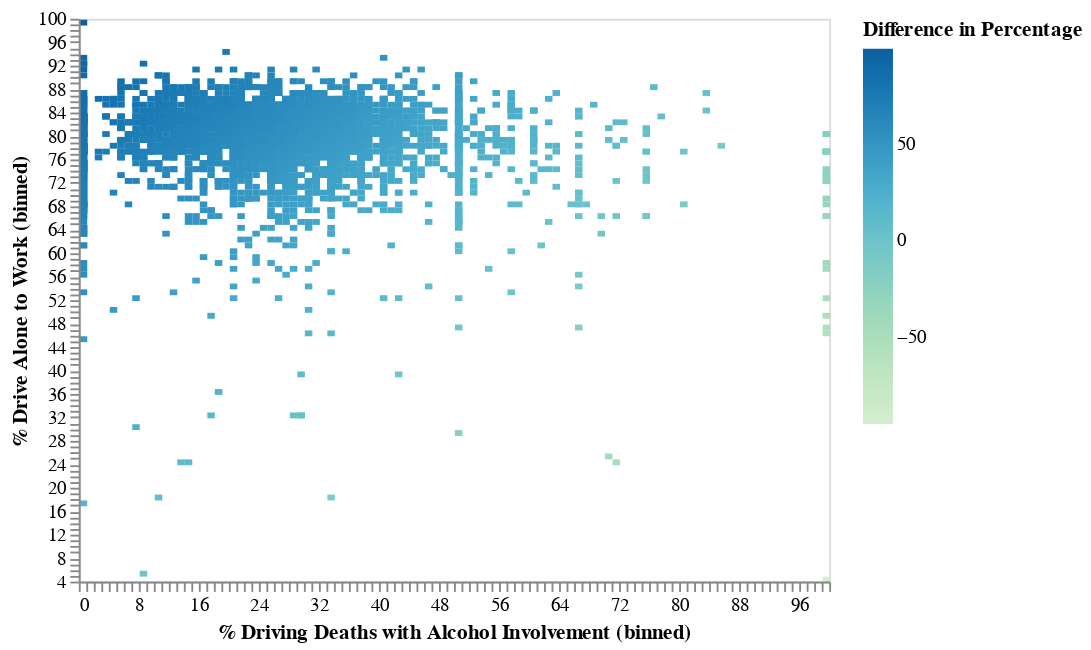

The notebook cell saved with this chart:
### Code cell
compressed_data['Difference in Percentage'] = compressed_data['% Drive Alone to Work'] - compressed_data['% Driving Deaths with Alcohol Involvement']

n = alt.Chart(compressed_data).mark_rect().encode(
    alt.X('% Driving Deaths with Alcohol Involvement:Q', bin=alt.Bin(maxbins=160)),
    alt.Y('% Drive Alone to Work:Q', bin=alt.Bin(maxbins=160)),
    alt.Color('Difference in Percentage:Q', scale=alt.Scale(scheme='greenblue'))
)
n

### Figure 1 — Vega-Lite specification as saved in the notebook (floating-point values rounded to 4 significant figures; data arrays with more than 128 entries replaced by an {"elided": "..."} marker saying what was removed)
{"config": {"view": {"continuousWidth": 400, "continuousHeight": 300}}, "data": {"name": "data-5db599988cf1ab44f48e51a285233dec"}, "mark": "rect", "encoding": {"color": {"field": "Difference in Percentage", "scale": {"scheme": "greenblue"}, "type": "quantitative"}, "x": {"bin": {"maxbins": 160}, "field": "% Driving Deaths with Alcohol Involvement", "type": "quantitative"}, "y": {"bin": {"maxbins": 160}, "field": "% Drive Alone to Work", "type": "quantitative"}}, "$schema": "https://vega.github.io/schema/vega-lite/v4.17.0.json", "datasets": {"data-5db599988cf1ab44f48e51a285233dec": {"elided": "3193 records"}}}
